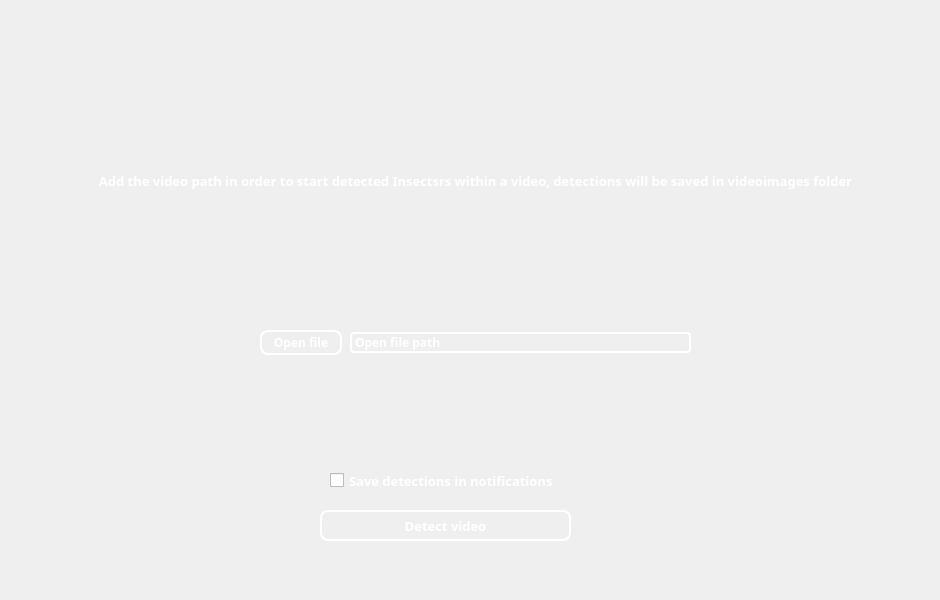
      <widget class="QWidget" name="detect_video_page">
       <widget class="QCheckBox" name="saveNotificationsImage_3">
        <property name="geometry">
         <rect>
          <x>330</x>
          <y>470</y>
          <width>241</width>
          <height>21</height>
         </rect>
        </property>
        <property name="font">
         <font>
          <family>Segoe WP Semibold</family>
          <pointsize>10</pointsize>
          <weight>75</weight>
          <bold>true</bold>
         </font>
        </property>
        <property name="styleSheet">
         <string notr="true">QCheckBox{
color: white;
}</string>
        </property>
        <property name="text">
         <string>Save detections in notifications</string>
        </property>
       </widget>
       <widget class="QPushButton" name="detectCamera_2">
        <property name="geometry">
         <rect>
          <x>320</x>
          <y>510</y>
          <width>251</width>
          <height>31</height>
         </rect>
        </property>
        <property name="font">
         <font>
          <family>Segoe WP Semibold</family>
          <pointsize>10</pointsize>
          <weight>75</weight>
          <bold>true</bold>
         </font>
        </property>
        <property name="styleSheet">
         <string notr="true">QPushButton#detectCamera_2{
	background-color: Transparent;
    background-repeat:no-repeat;
    border: 2px solid white;
	color: white;
border-radius:8px;

}
QPushButton:hover#detectCamera_2{
	background-color: white;
    border-color: white;
	color: black;
border-radius: 8px;
    border: 2px solid white;
}</string>
        </property>
        <property name="text">
         <string>Detect video</string>
        </property>
       </widget>
       <widget class="QLabel" name="label_20">
        <property name="geometry">
         <rect>
          <x>20</x>
          <y>120</y>
          <width>911</width>
          <height>121</height>
         </rect>
        </property>
        <property name="font">
         <font>
          <family>Segoe UI Semibold</family>
          <pointsize>10</pointsize>
          <weight>75</weight>
          <bold>true</bold>
         </font>
        </property>
        <property name="styleSheet">
         <string notr="true">QLabel#label_20{
color: white;
}</string>
        </property>
        <property name="text">
         <string>Add the video path in order to start detected Insectsrs within a video, detections will be saved in videoimages folder</string>
        </property>
        <property name="alignment">
         <set>Qt::AlignCenter</set>
        </property>
       </widget>
       <widget class="QLabel" name="errorvideo">
        <property name="geometry">
         <rect>
          <x>290</x>
          <y>560</y>
          <width>311</width>
          <height>31</height>
         </rect>
        </property>
        <property name="font">
         <font>
          <family>Segoe UI Semibold</family>
          <pointsize>10</pointsize>
          <weight>75</weight>
          <bold>true</bold>
         </font>
        </property>
        <property name="styleSheet">
         <string notr="true">QLabel#errorvideo{
color: white;
}</string>
        </property>
        <property name="text">
         <string/>
        </property>
        <property name="alignment">
         <set>Qt::AlignCenter</set>
        </property>
       </widget>
       <widget class="QLabel" name="fileLabel_2">
        <property name="geometry">
         <rect>
          <x>350</x>
          <y>332</y>
          <width>341</width>
          <height>21</height>
         </rect>
        </property>
        <property name="font">
         <font>
          <family>Segoe WP Semibold</family>
          <pointsize>9</pointsize>
          <weight>75</weight>
          <bold>true</bold>
         </font>
        </property>
        <property name="styleSheet">
         <string notr="true">QLabel#fileLabel_2{
color: white;
border-radius:4px;
  border: 2px solid white;
}</string>
        </property>
        <property name="text">
         <string>Open file path</string>
        </property>
       </widget>
       <widget class="QPushButton" name="openFilebtn_2">
        <property name="geometry">
         <rect>
          <x>260</x>
          <y>330</y>
          <width>82</width>
          <height>25</height>
         </rect>
        </property>
        <property name="font">
         <font>
          <family>Segoe WP Semibold</family>
          <pointsize>9</pointsize>
          <weight>75</weight>
          <bold>true</bold>
         </font>
        </property>
        <property name="styleSheet">
         <string notr="true">QPushButton#openFilebtn_2{
	background-color: Transparent;
    background-repeat:no-repeat;
       border: 2px solid white;
	color: white;
border-radius:8px;

}
QPushButton:hover#openFilebtn_2{
	background-color: white;
    border-color: white;
	color: black;
    border: 2px solid white;
border-radius: 8px;
}</string>
        </property>
        <property name="text">
         <string>Open file</string>
        </property>
       </widget>
      </widget>
